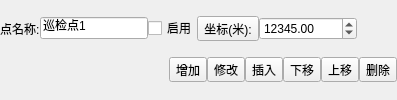
          <widget class="QWidget" name="widget_task_points_set" native="true">
           <layout class="QVBoxLayout" name="verticalLayout_widget_task_points_set">
            <property name="spacing">
             <number>0</number>
            </property>
            <property name="leftMargin">
             <number>0</number>
            </property>
            <property name="topMargin">
             <number>0</number>
            </property>
            <property name="rightMargin">
             <number>0</number>
            </property>
            <property name="bottomMargin">
             <number>0</number>
            </property>
            <item>
             <layout class="QHBoxLayout" name="horizontalLayout_6">
              <item>
               <widget class="QLabel" name="label_6">
                <property name="text">
                 <string>点名称:</string>
                </property>
               </widget>
              </item>
              <item>
               <widget class="QLineEdit" name="lineEdit_point_name">
                <property name="text">
                 <string>巡检点1</string>
                </property>
               </widget>
              </item>
              <item>
               <widget class="QCheckBox" name="checkBox_point_isEnable">
                <property name="text">
                 <string>启用</string>
                </property>
               </widget>
              </item>
              <item>
               <widget class="QToolButton" name="toolButton_point_position_get">
                <property name="toolTip">
                 <string>获取当前坐标</string>
                </property>
                <property name="text">
                 <string>坐标(米):</string>
                </property>
               </widget>
              </item>
              <item>
               <widget class="QDoubleSpinBox" name="doubleSpinBox_poiont_position">
                <property name="minimumSize">
                 <size>
                  <width>98</width>
                  <height>0</height>
                 </size>
                </property>
                <property name="maximumSize">
                 <size>
                  <width>16777215</width>
                  <height>16777215</height>
                 </size>
                </property>
                <property name="styleSheet">
                 <string notr="true">QDoubleSpinBox::down-button {
subcontrol-origin: border;
subcontrol-position: left;
width: 16px;
height: 16px;
border-image: url(:/asset/HomeWindow/Speed_Sub.svg);
border-width: 1px;
}
QDoubleSpinBox::up-button {
subcontrol-origin: border;
subcontrol-position: right;
width: 16px;
height: 16px;
border-image: url(:/asset/HomeWindow/Speed_Add.svg);
border-width: 1px;
}</string>
                </property>
                <property name="minimum">
                 <double>-100.000000000000000</double>
                </property>
                <property name="maximum">
                 <double>123456.000000000000000</double>
                </property>
                <property name="value">
                 <double>12345.000000000000000</double>
                </property>
               </widget>
              </item>
              <item>
               <spacer name="horizontalSpacer_5">
                <property name="orientation">
                 <enum>Qt::Horizontal</enum>
                </property>
                <property name="sizeHint" stdset="0">
                 <size>
                  <width>40</width>
                  <height>20</height>
                 </size>
                </property>
               </spacer>
              </item>
             </layout>
            </item>
            <item>
             <layout class="QHBoxLayout" name="horizontalLayout_7">
              <property name="spacing">
               <number>0</number>
              </property>
              <item>
               <spacer name="horizontalSpacer_6">
                <property name="orientation">
                 <enum>Qt::Horizontal</enum>
                </property>
                <property name="sizeHint" stdset="0">
                 <size>
                  <width>40</width>
                  <height>20</height>
                 </size>
                </property>
               </spacer>
              </item>
              <item>
               <widget class="QToolButton" name="toolButton_task_point_add">
                <property name="text">
                 <string>增加</string>
                </property>
               </widget>
              </item>
              <item>
               <widget class="QToolButton" name="toolButton_task_point_update">
                <property name="text">
                 <string>修改</string>
                </property>
               </widget>
              </item>
              <item>
               <widget class="QToolButton" name="toolButton_task_point_insert">
                <property name="text">
                 <string>插入</string>
                </property>
               </widget>
              </item>
              <item>
               <widget class="QToolButton" name="toolButton_task_poiont_down">
                <property name="text">
                 <string>下移</string>
                </property>
               </widget>
              </item>
              <item>
               <widget class="QToolButton" name="toolButton_task_point_up">
                <property name="text">
                 <string>上移</string>
                </property>
               </widget>
              </item>
              <item>
               <widget class="QToolButton" name="toolButton_task_point_delete">
                <property name="text">
                 <string>删除</string>
                </property>
               </widget>
              </item>
             </layout>
            </item>
           </layout>
          </widget>
